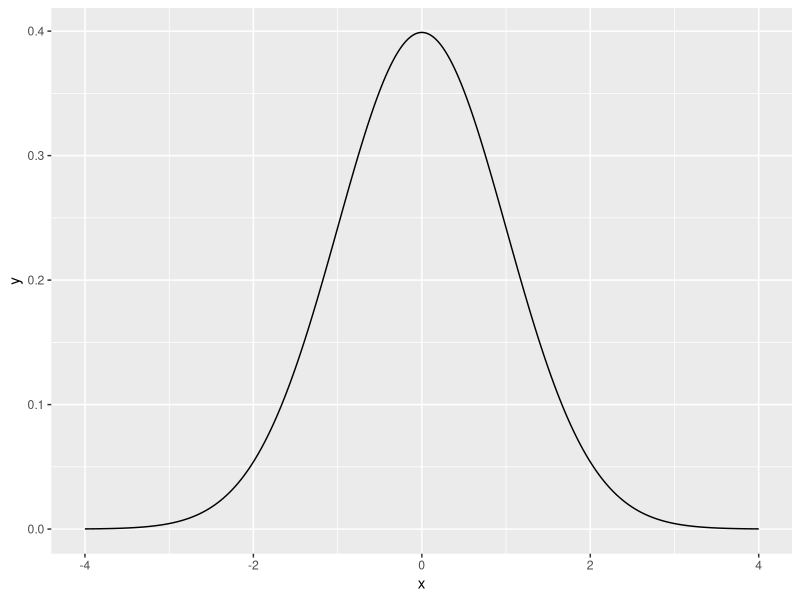
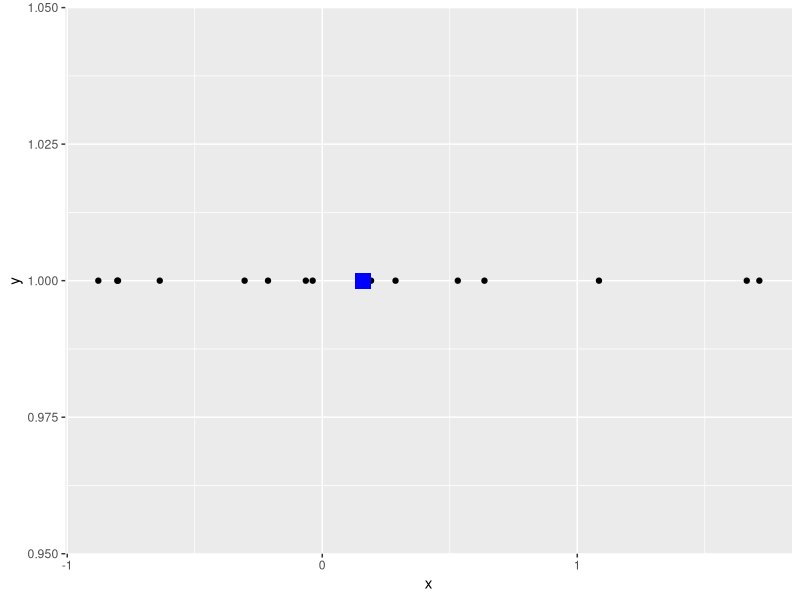
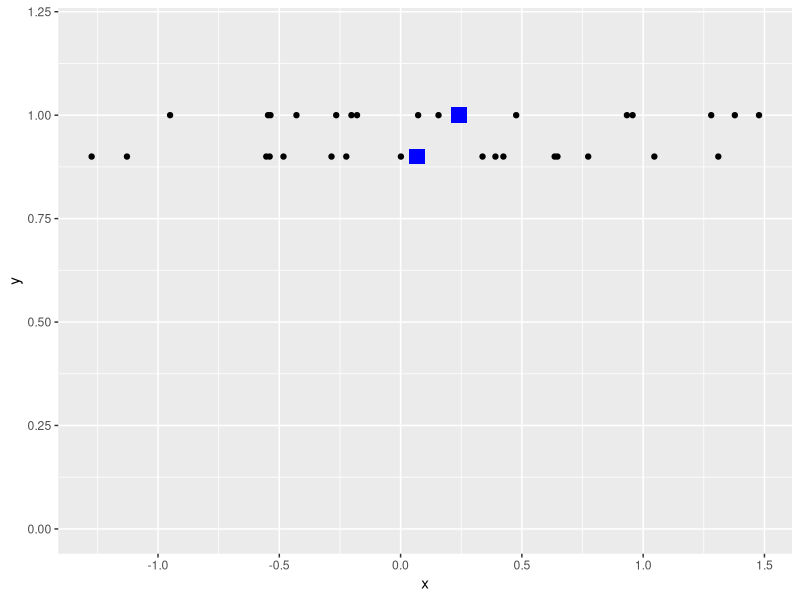
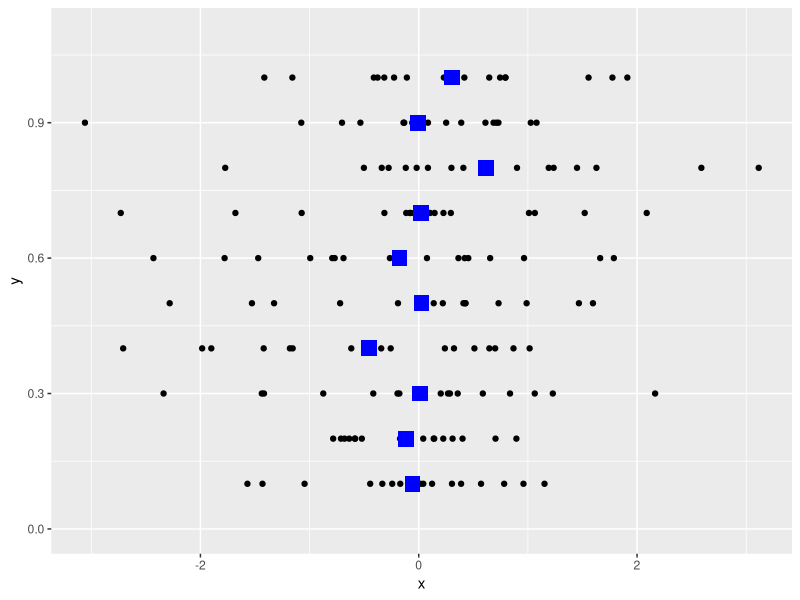

Source code (R) for these figures, in order:
## ---- chunk 1
library(ggplot2, quietly = T)

x <- seq(-4, 4, by=0.01)
y <- dnorm(x, 0, 1)
dat <- data.frame(x, y)
ggplot(dat, aes(x, y)) +
  geom_line()

## ---- chunk 2
library(ggplot2, quietly = T)

nsample <- 16
x <- rnorm(nsample, 0, 1)
y <- rep(1, nsample)
xbar <- mean(x)
dat <- data.frame(x, y)
ggplot(dat, aes(x, y)) +
  geom_point() +
  geom_point(aes(x=mean(x), y=1), colour="blue", size=5, shape=15)

## ---- chunk 3
library(ggplot2, quietly = T)

nsample <- 16
x <- rnorm(nsample*2, 0, 1)
y <- c(rep(1, nsample), rep(0.9, nsample))
g <- factor(c(rep(1, nsample), rep(2, nsample)))

dat <- data.frame(x, y, g)

ggplot(dat, aes(x, y)) +
  geom_point() +
  geom_point(aes(x=mean(x[1:nsample]), y=1), colour="blue", size=5, shape=15) +
  geom_point(aes(x=mean(x[(nsample+1):length(x)]), y=0.9), colour="blue", size=5, shape=15) +
  scale_y_continuous(limits=c(0, 1.2))

## ---- chunk 4
suppressWarnings(suppressMessages(library(ggplot2, quietly = T)))
suppressWarnings(suppressMessages(library(dplyr, quietly = T)))

nsample <- 16
nrep <- 10

x <- rnorm(nsample*nrep, 0, 1)
tmpy <- seq(0.1, 1, length.out=nrep)
y <- rep(tmpy, each=nsample)
## ?rep
g <- factor(y)

dat <- data.frame(x, y, g)
dat_mean <- dat %>% 
  group_by(g) %>% 
  summarise(mean=mean(x))

ggplot(dat, aes(x, y)) +
  geom_point() +
  scale_y_continuous(limits=c(0, 1.1)) +
  geom_point(data=dat_mean, aes(y=as.numeric(as.character(g)), x=mean), colour="blue", size=5, shape=15)
  

## ---- chunk 5
coff <- c(245, 246, 246, 248, 248, 248, 250, 250, 250, 252)
nocoff <- c(242, 242, 242, 244, 244, 245, 246, 247, 248, 248)
dat <- data.frame(coff, nocoff)
obs <- with(dat, mean(coff) - mean(nocoff))
obs
